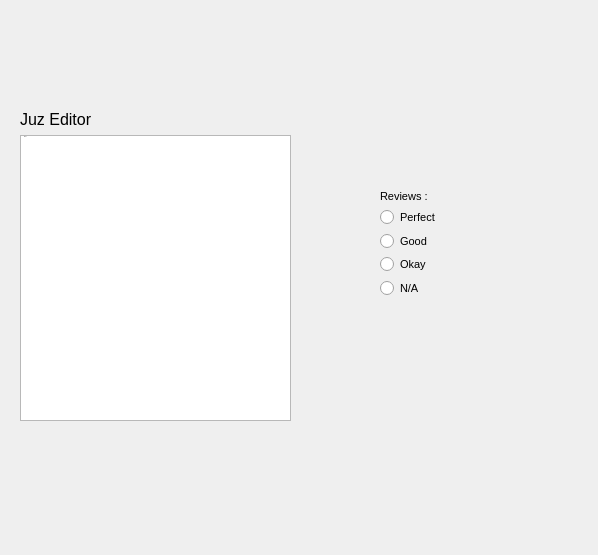
<?xml version="1.0" encoding="UTF-8"?>
<ui version="4.0">
 <class>juzEditWindow</class>
 <widget class="QDialog" name="juzEditWindow">
  <property name="geometry">
   <rect>
    <x>0</x>
    <y>0</y>
    <width>598</width>
    <height>555</height>
   </rect>
  </property>
  <property name="font">
   <font>
    <pointsize>1</pointsize>
   </font>
  </property>
  <property name="windowTitle">
   <string>Dialog</string>
  </property>
  <property name="sizeGripEnabled">
   <bool>false</bool>
  </property>
  <property name="modal">
   <bool>false</bool>
  </property>
  <widget class="QWidget" name="verticalLayoutWidget">
   <property name="geometry">
    <rect>
     <x>20</x>
     <y>110</y>
     <width>271</width>
     <height>311</height>
    </rect>
   </property>
   <layout class="QVBoxLayout" name="verticalLayout">
    <item>
     <widget class="QLabel" name="label">
      <property name="font">
       <font>
        <pointsize>12</pointsize>
       </font>
      </property>
      <property name="text">
       <string>Juz Editor</string>
      </property>
     </widget>
    </item>
    <item>
     <widget class="QListWidget" name="listWidget">
      <item>
       <property name="text">
        <string>Juz 1</string>
       </property>
      </item>
     </widget>
    </item>
   </layout>
  </widget>
  <widget class="QWidget" name="verticalLayoutWidget_2">
   <property name="geometry">
    <rect>
     <x>380</x>
     <y>190</y>
     <width>160</width>
     <height>107</height>
    </rect>
   </property>
   <layout class="QVBoxLayout" name="verticalLayout_2">
    <item>
     <widget class="QLabel" name="label_2">
      <property name="font">
       <font>
        <pointsize>8</pointsize>
       </font>
      </property>
      <property name="text">
       <string>Reviews :</string>
      </property>
     </widget>
    </item>
    <item>
     <widget class="QRadioButton" name="perfectRadio">
      <property name="font">
       <font>
        <pointsize>8</pointsize>
       </font>
      </property>
      <property name="text">
       <string>Perfect</string>
      </property>
     </widget>
    </item>
    <item>
     <widget class="QRadioButton" name="goodRadio">
      <property name="font">
       <font>
        <pointsize>8</pointsize>
       </font>
      </property>
      <property name="text">
       <string>Good</string>
      </property>
     </widget>
    </item>
    <item>
     <widget class="QRadioButton" name="okayRadio">
      <property name="font">
       <font>
        <pointsize>8</pointsize>
       </font>
      </property>
      <property name="text">
       <string>Okay</string>
      </property>
     </widget>
    </item>
    <item>
     <widget class="QRadioButton" name="notAvailableRadio">
      <property name="font">
       <font>
        <pointsize>8</pointsize>
       </font>
      </property>
      <property name="text">
       <string>N/A</string>
      </property>
     </widget>
    </item>
   </layout>
  </widget>
  <action name="actiontest">
   <property name="text">
    <string>test</string>
   </property>
  </action>
 </widget>
 <resources/>
 <connections/>
</ui>
